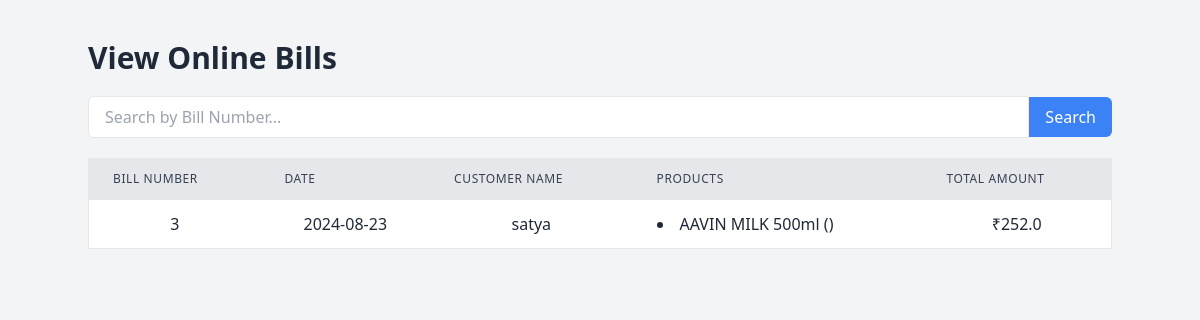
Page /search_online_bill?bill_no=3 (signed in) on the committed database.
### models.py (models this page shows, shortened)
class TransactionRecord(db.Model):
    id = db.Column(db.Integer, primary_key=True)
    bill_no = db.Column(db.Integer, unique=True, nullable=False)
    date = db.Column(db.Date, nullable=False, default=datetime.utcnow)
    total_price = db.Column(db.Float, nullable=False)
    billing_mode = db.Column(db.String(10), nullable=False)  # New field to store 'online' or 'offline'
    organisation_id = db.Column(db.Integer, db.ForeignKey('organisation.id'), nullable=False)
    customer_id = db.Column(db.Integer, db.ForeignKey('customer.id'), nullable=True)  # Allow null if no customer info
    items = db.relationship('TransactionItem', backref='transaction', lazy=True)
    customer = db.relationship('Customer', backref='transaction_records')

class Customer(db.Model):
    id = db.Column(db.Integer, primary_key=True)
    name = db.Column(db.String(100), nullable=False)
    phone = db.Column(db.String(50), nullable=False)
    city = db.Column(db.String(100))
    district = db.Column(db.String(100))
    state = db.Column(db.String(100))
    pincode = db.Column(db.String(10))
    email = db.Column(db.String(120))
    flat_no = db.Column(db.String(50))  # New field
    street = db.Column(db.String(150))  # New field
    organisation_id = db.Column(db.Integer, db.ForeignKey('organisation.id'), nullable=False)

class TransactionItem(db.Model):
    id = db.Column(db.Integer, primary_key=True)
    transaction_id = db.Column(db.Integer, db.ForeignKey('transaction_record.id'), nullable=False)
    product_id = db.Column(db.Integer, db.ForeignKey('product.id'), nullable=False)
    quantity = db.Column(db.Integer, nullable=False)
    total_price = db.Column(db.Float, nullable=False)

class Product(db.Model):
    id = db.Column(db.Integer, primary_key=True)
    name = db.Column(db.String(100), nullable=False)
    SKU = db.Column(db.String(50), nullable=False)
    net_price = db.Column(db.Float, nullable=False)
    selling_price = db.Column(db.Float, nullable=False)
    quantity = db.Column(db.Integer, nullable=False)
    seller = db.Column(db.String(100), nullable=False)
    organisation_id = db.Column(db.Integer, db.ForeignKey('organisation.id'), nullable=False)
    category_id = db.Column(db.Integer, db.ForeignKey('product_category.id'), nullable=True)  # Allow null if category not mandatory
    inventory = db.relationship('Inventory', backref='product', lazy=True)

### blueprints/billing.py (the view)
@billing_bp.route('/search_online_bill', methods=['GET'])
def search_online_bill():
    try:
        organisation_id = session.get('organisation_id')
        if not organisation_id:
            flash('User is not logged in!', 'danger')
            return redirect(url_for('auth.login'))
        bill_no = request.args.get('bill_no', '').strip()
        if not bill_no:
            flash('Please enter a bill number to search.', 'warning')
            return redirect(url_for('billing.view_online_bills'))
        bills = TransactionRecord.query.filter_by(organisation_id=organisation_id, bill_no=bill_no, billing_mode='online').all()
        if not bills:
            flash(f'No bills found for Bill Number: {bill_no}', 'danger')
            return redirect(url_for('billing.view_online_bills'))
        customers = {customer.id: customer for customer in Customer.query.all()}
        bill_items = db.session.query(
            TransactionItem,
            Product.name.label('product_name'),
            Product.SKU.label('product_sku')
        ).join(Product, TransactionItem.product_id == Product.id).all()
        bill_items_dict = {}
        for item in bill_items:
            if item.TransactionItem.transaction_id not in bill_items_dict:
                bill_items_dict[item.TransactionItem.transaction_id] = []
            bill_items_dict[item.TransactionItem.transaction_id].append(item)
        return render_template('view_online_bills.html', bills=bills, customers=customers, bill_items_dict=bill_items_dict)
    except Exception as e:
        flash(f"Error: {str(e)}", 'danger')
        return redirect(url_for('billing.view_online_bills'))

### templates/view_online_bills.html (shortened to what this page needs)
<!DOCTYPE html>
<html lang="en">
<head>
    <link href="https://cdn.jsdelivr.net/npm/tailwindcss@2.2.19/dist/tailwind.min.css" rel="stylesheet">
</head>
<body class="bg-gray-100 text-gray-800">
    <div class="container mx-auto mt-10">
        <h1 class="text-3xl font-bold mb-5">View Online Bills</h1>
        <form action="{{ url_for('billing.search_online_bill') }}" method="GET" class="mb-5">
            <div class="flex items-center">
                <input
                    type="text"
                    name="bill_no"
                    placeholder="Search by Bill Number..."
                    class="w-full px-4 py-2 border rounded-l-md focus:outline-none focus:ring-2 focus:ring-blue-500"
                    required
                >
                <button
                    type="submit"
                    class="bg-blue-500 text-white px-4 py-2 rounded-r-md hover:bg-blue-600">
                    Search
                </button>
            </div>
        </form>
        <div class="overflow-x-auto">
            <table class="min-w-full bg-white border border-gray-200">
                <thead>
                    <tr class="bg-gray-200">
                        <th class="py-3 px-6 text-left text-xs font-medium text-gray-700 uppercase tracking-wider border-b">Bill Number</th>
                        <th class="py-3 px-6 text-left text-xs font-medium text-gray-700 uppercase tracking-wider border-b">Date</th>
                        <th class="py-3 px-6 text-left text-xs font-medium text-gray-700 uppercase tracking-wider border-b">Customer Name</th>
                        <th class="py-3 px-6 text-left text-xs font-medium text-gray-700 uppercase tracking-wider border-b">Products</th>
                        <th class="py-3 px-6 text-left text-xs font-medium text-gray-700 uppercase tracking-wider border-b">Total Amount</th>
                    </tr>
                </thead>
                <tbody>
                    {% for bill in bills %}
                    <tr class="hover:bg-gray-100">
                        <td class="py-3 px-6 text-center border-b">{{ bill.bill_no }}</td>
                        <td class="py-3 px-6 text-center border-b">{{ bill.date }}</td>
                        <td class="py-3 px-6 text-center border-b">
                            {% if customers[bill.customer_id] %}
                                {{ customers[bill.customer_id].name }}
                            {% else %}
                                Unknown Customer
                            {% endif %}
                        </td>
                        <td class="py-3 px-6 text-left border-b">
                            <ul class="list-disc list-inside">
                                {% for item in bill_items_dict[bill.id] %}
                                <li>{{ item.product_name }} ({{ item.quantity }})</li>
                                {% endfor %}
                            </ul>
                        </td>
                        <td class="py-3 px-6 text-center border-b">₹{{ bill.total_price }}</td>
                    </tr>
                    {% endfor %}
                </tbody>
            </table>
        </div>
    </div>
</body>
</html>

### rows in the picture
TransactionRecord: bill_no "3", date "2024-08-23", total_price "252.0"
Customer: name "satya"
TransactionItem: product_name "AAVIN MILK 500ml"
